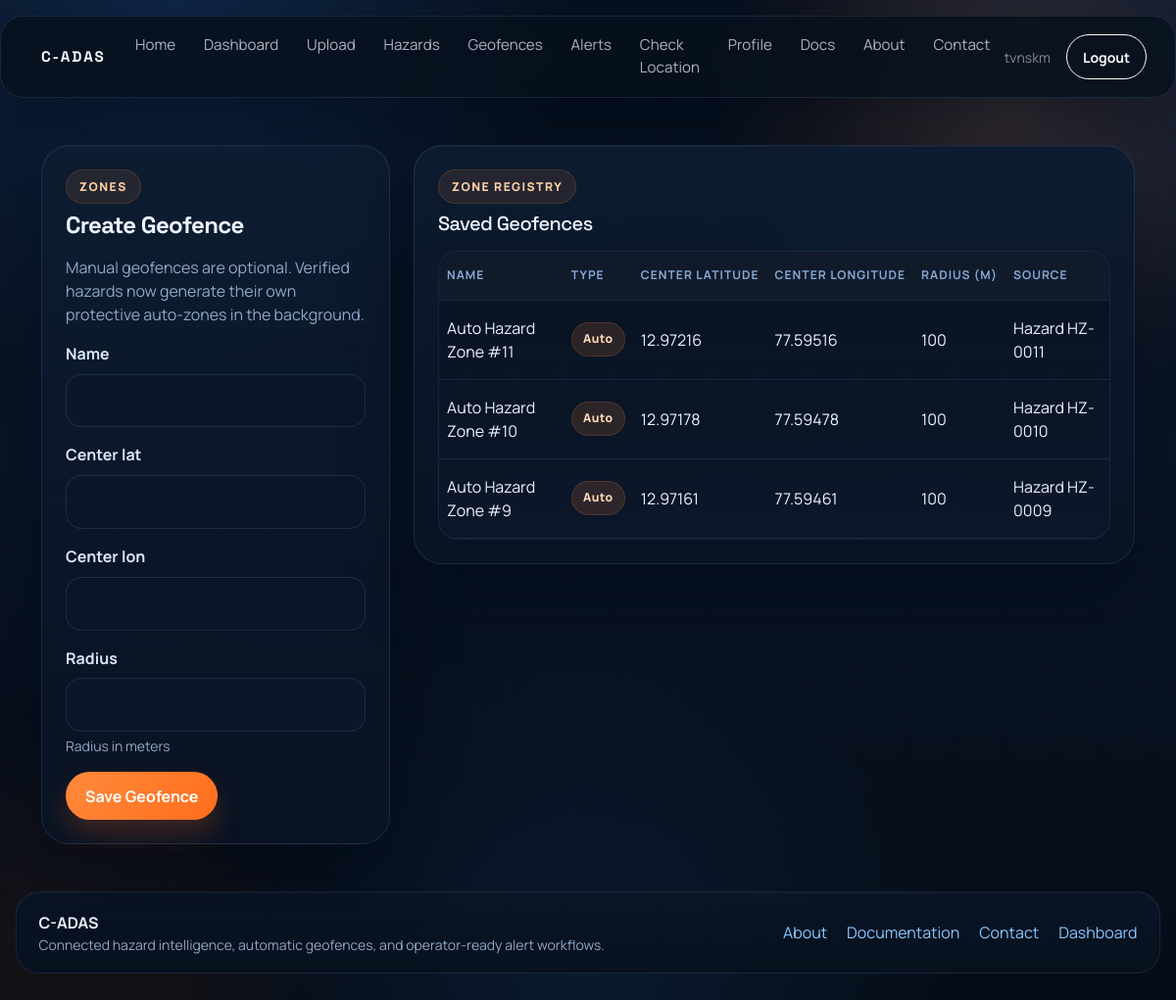
The app's page /geofences/ (signed in) with its own data.
### geofences/models.py (models this page shows, shortened)
class Geofence(models.Model):
    DEFAULT_HAZARD_RADIUS_METERS = 100
    name = models.CharField(max_length=100)
    center_lat = models.FloatField()
    center_lon = models.FloatField()
    radius = models.FloatField(help_text="Radius in meters")
    auto_generated = models.BooleanField(default=False)
    source_hazard = models.OneToOneField(
        "hazards.HazardEvent",
        on_delete=models.CASCADE,
        null=True,
        blank=True,
        related_name="auto_geofence",
    )
    created_by = models.ForeignKey(
        settings.AUTH_USER_MODEL,
        on_delete=models.SET_NULL,
        null=True,
        blank=True,
        related_name="geofences",
    )
    created_at = models.DateTimeField(auto_now_add=True)

### hazards/models.py (models this page shows, shortened)
class HazardEvent(models.Model):
    STATUS_PENDING = "pending"
    STATUS_VALIDATED = "validated"
    STATUS_REJECTED = "rejected"
    STATUS_CHOICES = [
        (STATUS_PENDING, "Pending"),
        (STATUS_VALIDATED, "Validated"),
        (STATUS_REJECTED, "Rejected"),
    ]
    hazard_type = models.CharField(max_length=50, default="pothole")
    latitude = models.FloatField()
    longitude = models.FloatField()
    status = models.CharField(
        max_length=20,
        choices=STATUS_CHOICES,
        default=STATUS_PENDING,
    )
    validation_count = models.PositiveIntegerField(default=1)
    required_validations = models.PositiveIntegerField(default=2)
    first_reported_at = models.DateTimeField()
    last_reported_at = models.DateTimeField()
    created_at = models.DateTimeField(auto_now_add=True)
    updated_at = models.DateTimeField(auto_now=True)

### geofences/views.py (the view, shortened to what this page needs)
# urls.py: path("", GeofenceListCreateView.as_view(), name="geofence-list"),
class GeofenceListCreateView(LoginRequiredMixin, FormView):
    template_name = "geofences/geofence_list.html"
    form_class = GeofenceForm
    success_url = reverse_lazy("geofence-list")
    def get_context_data(self, **kwargs):
        context = super().get_context_data(**kwargs)
        context["geofences"] = Geofence.objects.order_by("-auto_generated", "-created_at")
        return context

### geofences/forms.py
class GeofenceForm(forms.ModelForm):
    class Meta:
        model = Geofence
        fields = ("name", "center_lat", "center_lon", "radius")
    def __init__(self, *args, **kwargs):
        super().__init__(*args, **kwargs)
        for field in self.fields.values():
            field.widget.attrs["class"] = "form-control"

### geofences/templates/geofences/geofence_list.html (shortened to what this page needs)
{% extends "base.html" %}
{% block content %}
<div class="row g-4">
    <div class="col-lg-4">
        <div class="card content-card">
            <div class="card-body p-4">
                <span class="eyebrow mb-2">Zones</span>
                <h1 class="h4 fw-bold mb-3">Create Geofence</h1>
                <p class="soft-text">Manual geofences are optional. Verified hazards now generate their own protective auto-zones in the background.</p>
                <form method="post">
                    {% for field in form %}
                        {% include "includes/form_field.html" with field=field %}
                    {% endfor %}
                    <button type="submit" class="btn btn-primary">Save Geofence</button>
                </form>
            </div>
        </div>
    </div>
    <div class="col-lg-8">
        <div class="card content-card">
            <div class="card-body p-4">
                <div class="mb-3">
                    <span class="eyebrow mb-2">Zone Registry</span>
                    <h2 class="h5 mb-0">Saved Geofences</h2>
                </div>
                <div class="table-responsive">
                    <table class="table align-middle">
                        <thead>
                            <tr>
                                <th>Name</th>
                                <th>Type</th>
                                <th>Center Latitude</th>
                                <th>Center Longitude</th>
                                <th>Radius (m)</th>
                                <th>Source</th>
                            </tr>
                        </thead>
                        <tbody>
                            {% for geofence in geofences %}
                                <tr>
                                    <td>{{ geofence.name }}</td>
                                    <td>
                                        {% if geofence.auto_generated %}
                                            <span class="type-badge auto">Auto</span>
                                        {% else %}
                                            <span class="type-badge manual">Manual</span>
                                        {% endif %}
                                    </td>
                                    <td>{{ geofence.center_lat|floatformat:5 }}</td>
                                    <td>{{ geofence.center_lon|floatformat:5 }}</td>
                                    <td>{{ geofence.radius|floatformat:0 }}</td>
                                    <td>
                                        {% if geofence.source_hazard %}
                                            Hazard HZ-{{ geofence.source_hazard.id|stringformat:"04d" }}
                                        {% else %}
                                            {{ geofence.created_by.username|default:"-" }}
                                        {% endif %}
                                    </td>
                                </tr>
                            {% empty %}
                                <tr>
                                    <td colspan="6" class="text-center text-secondary py-4">No geofences created yet.</td>
                                </tr>
                            {% endfor %}
                        </tbody>
                    </table>
                </div>
            </div>
        </div>
    </div>
</div>
{% endblock %}

### templates/base.html (shortened to what this page needs)
<!DOCTYPE html>
<html lang="en">
<head>
    <link href="https://cdn.jsdelivr.net/npm/bootstrap@5.3.3/dist/css/bootstrap.min.css" rel="stylesheet">
</head>
<body>
    <div class="shell">
    <nav class="navbar navbar-expand-lg navbar-dark app-navbar px-2 px-lg-3">
        <div class="container">
            <a class="navbar-brand" href="{% url 'home' %}">C-ADAS</a>
            <div class="collapse navbar-collapse" id="mainNav">
                {% if user.is_authenticated %}
                    <ul class="navbar-nav me-auto mb-2 mb-lg-0">
                        <li class="nav-item"><a class="nav-link" href="{% url 'home' %}">Home</a></li>
                        <li class="nav-item"><a class="nav-link" href="{% url 'dashboard' %}">Dashboard</a></li>
                        <li class="nav-item"><a class="nav-link" href="{% url 'video-upload' %}">Upload</a></li>
                        <li class="nav-item"><a class="nav-link" href="{% url 'hazard-list' %}">Hazards</a></li>
                        <li class="nav-item"><a class="nav-link" href="{% url 'geofence-list' %}">Geofences</a></li>
                        <li class="nav-item"><a class="nav-link" href="{% url 'alert-list' %}">Alerts</a></li>
                        <li class="nav-item"><a class="nav-link" href="{% url 'browser-check-location' %}">Check Location</a></li>
                        <li class="nav-item"><a class="nav-link" href="{% url 'profile' %}">Profile</a></li>
                        <li class="nav-item"><a class="nav-link" href="{% url 'documentation' %}">Docs</a></li>
                        <li class="nav-item"><a class="nav-link" href="{% url 'about' %}">About</a></li>
                        <li class="nav-item"><a class="nav-link" href="{% url 'contact' %}">Contact</a></li>
                    </ul>
                    <div class="d-flex align-items-center gap-3">
                        <span class="text-white-50 small">{{ user.username }}</span>
                        <form method="post" action="{% url 'logout' %}" class="m-0">
                            <button type="submit" class="btn btn-outline-light btn-sm px-3">Logout</button>
                        </form>
                    </div>
                {% endif %}
            </div>
        </div>
    </nav>
    <main class="container py-4 py-lg-5">
        {% block content %}{% endblock %}
    </main>
    <footer class="site-footer">
        <div class="footer-card">
            <div class="d-flex flex-column flex-lg-row justify-content-between align-items-lg-center gap-3">
                <div>
                    <div class="fw-bold">C-ADAS</div>
                    <div class="soft-text small">Connected hazard intelligence, automatic geofences, and operator-ready alert workflows.</div>
                </div>
                <div class="footer-links">
                    <a href="{% url 'about' %}">About</a>
                    <a href="{% url 'documentation' %}">Documentation</a>
                    <a href="{% url 'contact' %}">Contact</a>
                    {% if user.is_authenticated %}
                        <a href="{% url 'dashboard' %}">Dashboard</a>
                    {% endif %}
                </div>
            </div>
        </div>
    </footer>
    </div>
</body>
</html>

### records on screen
Geofence: name "Auto Hazard Zone #11", auto_generated "Auto", center_lat "12.97216", center_lon "77.59516", radius "100", source_hazard.id "0011"
Geofence: name "Auto Hazard Zone #10", auto_generated "Auto", center_lat "12.97178", center_lon "77.59478", radius "100", source_hazard.id "0010"
Geofence: name "Auto Hazard Zone #9", auto_generated "Auto", center_lat "12.97161", center_lon "77.59461", radius "100", source_hazard.id "0009"

### other values on screen
{{ user.username }} "tvnskm"
{{ field.label }} "Name" "Center lat" "Center lon" "Radius"
{{ field.help_text }} "Radius in meters"
